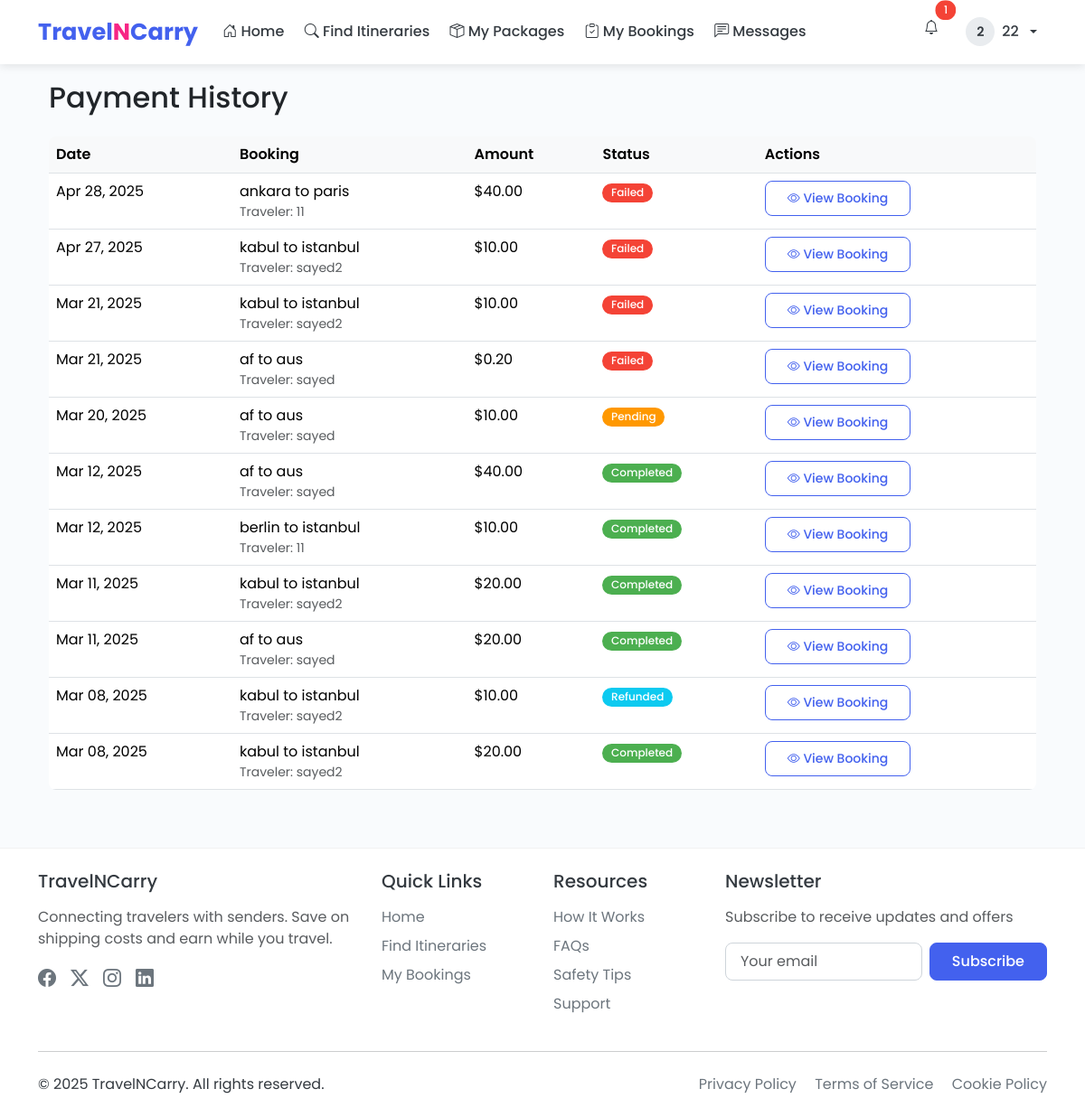
The page /payment/history/ (signed in) on the database its author committed.
### users/models.py (models this page shows, shortened)
class CustomUser(AbstractUser):
    USER_TYPE_CHOICES = (
        ('traveler', 'Traveler'),
        ('sender', 'Sender'),
        ('admin', 'Admin'),
    )
    user_type = models.CharField(max_length=10, choices=USER_TYPE_CHOICES, default='traveler')
    phone_number = models.CharField(max_length=15, blank=True)
    bio = models.TextField(blank=True)
    profile_picture = models.ImageField(upload_to='profile_pics/', blank=True, null=True)
    address = models.CharField(max_length=255, blank=True)
    average_rating = models.FloatField(default=0, validators=[MinValueValidator(0), MaxValueValidator(5)])
    is_verified = models.BooleanField(default=False)

### payments/models.py (models this page shows, shortened)
class Payment(models.Model):
    STATUS_CHOICES = (
        ('pending', 'Pending'),
        ('completed', 'Completed'),
        ('failed', 'Failed'),
        ('refunded', 'Refunded'),
    )
    id = models.UUIDField(primary_key=True, default=uuid.uuid4, editable=False)
    booking = models.OneToOneField(Booking, on_delete=models.CASCADE, related_name='payment')
    amount = models.DecimalField(max_digits=10, decimal_places=2)
    status = models.CharField(max_length=20, choices=STATUS_CHOICES, default='pending')
    created_at = models.DateTimeField(auto_now_add=True)
    updated_at = models.DateTimeField(auto_now=True)
    iyzico_payment_id = models.CharField(max_length=100, blank=True, null=True)

### bookings/models.py (models this page shows, shortened)
class Booking(models.Model):
    STATUS_CHOICES = (
        ('pending', 'Pending'),
        ('confirmed', 'Confirmed'),
        ('in_transit', 'In Transit'),
        ('delivered', 'Delivered'),
        ('cancelled', 'Cancelled'),
    )
    id = models.UUIDField(primary_key=True, default=uuid.uuid4, editable=False)
    sender = models.ForeignKey(settings.AUTH_USER_MODEL, on_delete=models.CASCADE, related_name='sent_bookings')
    itinerary = models.ForeignKey(Itinerary, on_delete=models.CASCADE, related_name='bookings')
    package_description = models.TextField()
    package_weight = models.DecimalField(max_digits=5, decimal_places=2, validators=[MinValueValidator(0.01)])
    package_dimensions = models.CharField(max_length=100, help_text="Format: LxWxH in cm")
    special_instructions = models.TextField(blank=True)
    status = models.CharField(max_length=20, choices=STATUS_CHOICES, default='pending')
    price = models.DecimalField(max_digits=10, decimal_places=2)
    created_at = models.DateTimeField(auto_now_add=True)
    updated_at = models.DateTimeField(auto_now=True)

### itineraries/models.py (models this page shows, shortened)
class Itinerary(models.Model):
    STATUS_CHOICES = (
        ('active', 'Active'),
        ('completed', 'Completed'),
        ('cancelled', 'Cancelled'),
    )
    id = models.UUIDField(primary_key=True, default=uuid.uuid4, editable=False)
    traveler = models.ForeignKey(settings.AUTH_USER_MODEL, on_delete=models.CASCADE, related_name='itineraries')
    origin = models.CharField(max_length=255)
    destination = models.CharField(max_length=255)
    departure_date = models.DateField()
    departure_time = models.TimeField()
    arrival_date = models.DateField()
    arrival_time = models.TimeField()
    capacity_kg = models.DecimalField(max_digits=5, decimal_places=2)
    package_restrictions = models.TextField(blank=True)
    created_at = models.DateTimeField(auto_now_add=True)
    updated_at = models.DateTimeField(auto_now=True)
    status = models.CharField(max_length=20, choices=STATUS_CHOICES, default='active')

### payments/views.py (the view)
# urls.py: path('payment/history/', views.payment_history, name='payment_history'),
@login_required
def payment_history(request):
    user = request.user
    if user.user_type == 'sender':
        payments = Payment.objects.filter(booking__sender=user).order_by('-created_at')
    elif user.user_type == 'traveler':
        payments = Payment.objects.filter(booking__itinerary__traveler=user).order_by('-created_at')
    else:
        payments = Payment.objects.none()
    return render(request, 'payments/payment_history.html', {
        'payments': payments,
    })

### templates/payments/payment_history.html
{% extends 'base.html' %}
{% block content %}
<div class="container">
    <h2 class="mb-4">Payment History</h2>
    {% if payments %}
        <div class="table-responsive">
            <table class="table table-hover">
                <thead>
                    <tr>
                        <th>Date</th>
                        <th>Booking</th>
                        <th>Amount</th>
                        <th>Status</th>
                        <th>Actions</th>
                    </tr>
                </thead>
                <tbody>
                    {% for payment in payments %}
                        <tr>
                            <td>{{ payment.created_at|date:"M d, Y" }}</td>
                            <td>
                                {{ payment.booking.itinerary.origin }} to {{ payment.booking.itinerary.destination }}
                                <small class="d-block text-muted">
                                    {% if user.user_type == 'sender' %}
                                        Traveler: {{ payment.booking.itinerary.traveler.username }}
                                    {% else %}
                                        Sender: {{ payment.booking.sender.username }}
                                    {% endif %}
                                </small>
                            </td>
                            <td>${{ payment.amount }}</td>
                            <td>
                                {% if payment.status == 'pending' %}
                                    <span class="badge bg-warning">{{ payment.get_status_display }}</span>
                                {% elif payment.status == 'completed' %}
                                    <span class="badge bg-success">{{ payment.get_status_display }}</span>
                                {% elif payment.status == 'failed' %}
                                    <span class="badge bg-danger">{{ payment.get_status_display }}</span>
                                {% elif payment.status == 'refunded' %}
                                    <span class="badge bg-info">{{ payment.get_status_display }}</span>
                                {% endif %}
                            </td>
                            <td>
                                <a href="{% url 'booking_detail' pk=payment.booking.id %}" class="btn btn-sm btn-outline-primary">
                                    <i class="bi bi-eye"></i> View Booking
                                </a>
                            </td>
                        </tr>
                    {% endfor %}
                </tbody>
            </table>
        </div>
    {% else %}
        <div class="alert alert-info">
            You don't have any payment history yet.
        </div>
    {% endif %}
</div>
{% endblock %}

### templates/base.html (shortened to what this page needs)
<!DOCTYPE html>
<html lang="en">
<head>
    {% load django_bootstrap5 %}
    {% bootstrap_css %}
    <link rel="stylesheet" href="https://cdn.jsdelivr.net/npm/bootstrap-icons@1.11.1/font/bootstrap-icons.css">
    <link rel="stylesheet" href="https://cdnjs.cloudflare.com/ajax/libs/animate.css/4.1.1/animate.min.css">
</head>
<body>
    <nav class="navbar navbar-expand-lg navbar-light fixed-top">
        <div class="container">
            <a class="navbar-brand" href="{% url 'home' %}">Travel<span>N</span>Carry</a>
            <div class="collapse navbar-collapse" id="navbarNav">
                <ul class="navbar-nav me-auto">
                    <li class="nav-item">
                        <a class="nav-link {% if request.path == '/' %}active{% endif %}" href="{% url 'home' %}">
                            <i class="bi bi-house-door"></i> Home
                        </a>
                    </li>
                    <li class="nav-item">
                        <a class="nav-link {% if '/itineraries/' in request.path and not '/my/' in request.path %}active{% endif %}"
                           href="{% url 'itinerary_list' %}">
                            <i class="bi bi-search"></i> Find Itineraries
                        </a>
                    </li>
                    {% if user.is_authenticated %}
                        {% if user.user_type == 'traveler' %}
                            <li class="nav-item">
                                <a class="nav-link {% if '/itineraries/my/' in request.path %}active{% endif %}"
                                   href="{% url 'my_itineraries' %}">
                                    <i class="bi bi-airplane"></i> My Itineraries
                                </a>
                            </li>
                        {% elif user.user_type == 'sender' %}
                            <li class="nav-item">
                                <a class="nav-link {% if '/package-requests/' in request.path %}active{% endif %}"
                                   href="{% url 'package_request_list' %}">
                                    <i class="bi bi-box-seam"></i> My Packages
                                </a>
                            </li>
                        {% endif %}
                        <li class="nav-item">
                            <a class="nav-link {% if '/bookings/' in request.path %}active{% endif %}"
                               href="{% url 'booking_list' %}">
                                <i class="bi bi-clipboard-check"></i> My Bookings
                            </a>
                        </li>
                        <li class="nav-item">
                            <a class="nav-link {% if '/messages/' in request.path %}active{% endif %}"
                               href="{% url 'inbox' %}">
                                <i class="bi bi-chat-left-text"></i> Messages
                            </a>
                        </li>
                    {% endif %}
                </ul>
                <ul class="navbar-nav">
                    {% if user.is_authenticated %}
                        <li class="nav-item me-2">
                            <a class="nav-link position-relative {% if '/notifications/' in request.path %}active{% endif %}"
                               href="{% url 'notification_list' %}">
                                <i class="bi bi-bell"></i>
                                <span id="notification-badge"
                                      class="position-absolute top-0 start-100 translate-middle badge rounded-pill bg-danger"
                                      style="display: none;">
                                    <span id="notification-count">0</span>
                                </span>
                            </a>
                        </li>
                        <li class="nav-item dropdown">
                            <a class="nav-link dropdown-toggle d-flex align-items-center gap-2"
                               href="#" id="navbarDropdown" role="button" data-bs-toggle="dropdown">
                                {% if user.profile_picture %}
                                    <img src="{{ user.profile_picture.url }}" alt="Profile"
                                         class="rounded-circle" style="width: 32px; height: 32px; object-fit: cover;">
                                {% else %}
                                    <div class="avatar" style="width: 32px; height: 32px; font-size: 0.9rem;">
                                        {{ user.username|slice:":1" }}
                                    </div>
                                {% endif %}
                                <span>{{ user.username }}</span>
                            </a>
                        </li>
                    {% endif %}
                </ul>
            </div>
        </div>
    </nav>
    <div class="container mt-4">
        {% block content %}{% endblock %}
    </div>
    <footer class="py-4 mt-5">
        <div class="container">
            <div class="row">
                <div class="col-md-4 mb-4 mb-md-0">
                    <h5 class="mb-3">TravelNCarry</h5>
                    <p class="text-muted">Connecting travelers with senders. Save on shipping costs and earn while you travel.</p>
                    <div class="d-flex gap-3 mt-3">
                        <a href="#" class="text-secondary"><i class="bi bi-facebook fs-5"></i></a>
                        <a href="#" class="text-secondary"><i class="bi bi-twitter-x fs-5"></i></a>
                        <a href="#" class="text-secondary"><i class="bi bi-instagram fs-5"></i></a>
                        <a href="#" class="text-secondary"><i class="bi bi-linkedin fs-5"></i></a>
                    </div>
                </div>
                <div class="col-md-2 mb-4 mb-md-0">
                    <h5 class="mb-3">Quick Links</h5>
                    <ul class="list-unstyled">
                        <li class="mb-2"><a href="{% url 'home' %}" class="text-decoration-none text-secondary">Home</a></li>
                        <li class="mb-2"><a href="{% url 'itinerary_list' %}" class="text-decoration-none text-secondary">Find Itineraries</a></li>
                        {% if user.is_authenticated %}
                            <li class="mb-2"><a href="{% url 'booking_list' %}" class="text-decoration-none text-secondary">My Bookings</a></li>
                        {% endif %}
                    </ul>
                </div>
                <div class="col-md-2 mb-4 mb-md-0">
                    <h5 class="mb-3">Resources</h5>
                    <ul class="list-unstyled">
                        <li class="mb-2"><a href="#" class="text-decoration-none text-secondary">How It Works</a></li>
                        <li class="mb-2"><a href="#" class="text-decoration-none text-secondary">FAQs</a></li>
                        <li class="mb-2"><a href="#" class="text-decoration-none text-secondary">Safety Tips</a></li>
                        <li class="mb-2"><a href="#" class="text-decoration-none text-secondary">Support</a></li>
                    </ul>
                </div>
                <div class="col-md-4">
                    <h5 class="mb-3">Newsletter</h5>
                    <p class="text-muted">Subscribe to receive updates and offers</p>
                    <form class="d-flex">
                        <input type="email" class="form-control me-2" placeholder="Your email">
                        <button type="submit" class="btn btn-primary">Subscribe</button>
                    </form>
                </div>
            </div>
            <hr class="my-4">
            <div class="d-flex flex-column flex-md-row justify-content-between align-items-center">
                <p class="mb-2 mb-md-0">&copy; 2025 TravelNCarry. All rights reserved.</p>
                <div>
                    <a href="#" class="text-decoration-none text-secondary me-3">Privacy Policy</a>
                    <a href="#" class="text-decoration-none text-secondary me-3">Terms of Service</a>
                    <a href="#" class="text-decoration-none text-secondary">Cookie Policy</a>
                </div>
            </div>
        </div>
    </footer>
</body>
</html>

### rows shown on the page
CustomUser: username "2", username "22"
Payment: created_at "Apr 28, 2025", booking.itinerary.origin "ankara", booking.itinerary.destination "paris", booking.itinerary.traveler.username "11", amount "40.00", status "Failed"
Payment: created_at "Apr 27, 2025", booking.itinerary.origin "kabul", booking.itinerary.destination "istanbul", booking.itinerary.traveler.username "sayed2", amount "10.00", status "Failed"
Payment: created_at "Mar 21, 2025", booking.itinerary.origin "kabul", booking.itinerary.destination "istanbul", booking.itinerary.traveler.username "sayed2", amount "10.00", status "Failed"
Payment: created_at "Mar 21, 2025", booking.itinerary.origin "af", booking.itinerary.destination "aus", booking.itinerary.traveler.username "sayed", amount "0.20", status "Failed"
Payment: created_at "Mar 20, 2025", booking.itinerary.origin "af", booking.itinerary.destination "aus", booking.itinerary.traveler.username "sayed", amount "10.00", status "Pending"
Payment: created_at "Mar 12, 2025", booking.itinerary.origin "af", booking.itinerary.destination "aus", booking.itinerary.traveler.username "sayed", amount "40.00", status "Completed"
Payment: created_at "Mar 12, 2025", booking.itinerary.origin "berlin", booking.itinerary.destination "istanbul", booking.itinerary.traveler.username "11", amount "10.00", status "Completed"
Payment: created_at "Mar 11, 2025", booking.itinerary.origin "kabul", booking.itinerary.destination "istanbul", booking.itinerary.traveler.username "sayed2", amount "20.00", status "Completed"
Payment: created_at "Mar 11, 2025", booking.itinerary.origin "af", booking.itinerary.destination "aus", booking.itinerary.traveler.username "sayed", amount "20.00", status "Completed"
Payment: created_at "Mar 08, 2025", booking.itinerary.origin "kabul", booking.itinerary.destination "istanbul", booking.itinerary.traveler.username "sayed2", amount "10.00", status "Refunded"
Payment: created_at "Mar 08, 2025", booking.itinerary.origin "kabul", booking.itinerary.destination "istanbul", booking.itinerary.traveler.username "sayed2", amount "20.00", status "Completed"
